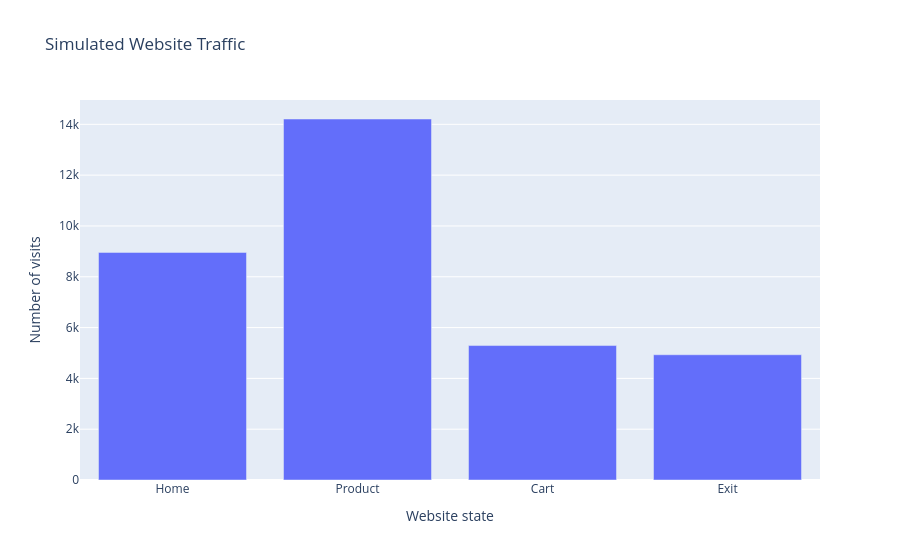

Here is the notebook cell this chart was saved with:
### Code cell
fig = px.bar(
    x=visit_counts.index,
    y=visit_counts.values,
    labels={"x": "Website state", "y": "Number of visits"},
    title="Simulated Website Traffic"
)
fig.show()

### Figure 1 — Plotly figure (JSON) as saved in the notebook; plotly's stock layout.template omitted (floating-point values rounded to 4 significant figures)
{"data": [{"hovertemplate": "Website state=%{x}<br>Number of visits=%{y}<extra></extra>", "legendgroup": "", "marker": {"color": "#636efa", "pattern": {"shape": ""}}, "name": "", "orientation": "v", "showlegend": false, "textposition": "auto", "type": "bar", "x": ["Home", "Product", "Cart", "Exit"], "xaxis": "x", "y": [8959, 14210, 5292, 4930], "yaxis": "y"}], "layout": {"barmode": "relative", "legend": {"tracegroupgap": 0}, "title": {"text": "Simulated Website Traffic"}, "xaxis": {"anchor": "y", "domain": [0, 1], "title": {"text": "Website state"}}, "yaxis": {"anchor": "x", "domain": [0, 1], "title": {"text": "Number of visits"}}}}
